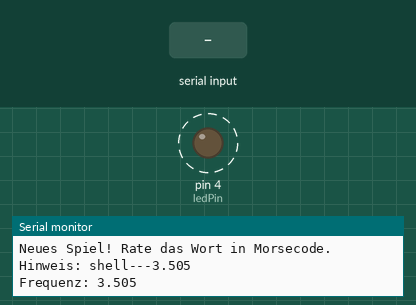
This sketch was run on a simulated Arduino Uno, built with avr-gcc and run on an emulated ATmega328P. Shown: output pins drawn as LEDs (lit = HIGH), the last lines printed to the serial monitor. Dashed ring = blinking. The inputs (shaded band) are chosen by the test bench. Random numbers use the default seed unless the sketch sets one.

Above: at 0.61 s.
1.3 s: "e\n" received over Serial
At 1.81 s:
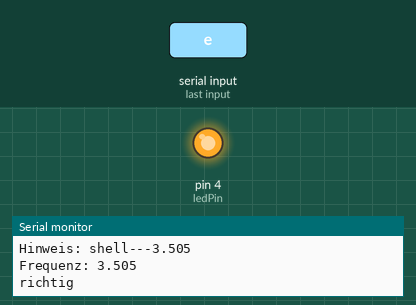
At 3.1 s:
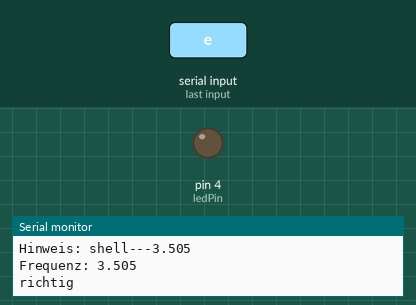
Timing chart, 0 to 9.1 s (numbered marks = the images above; inputs shaded):
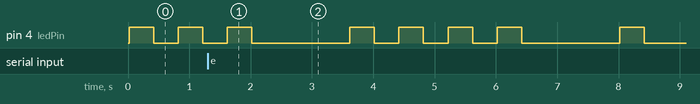

The sketch:

Morse_1146.ino
```cpp
// --- Morse Code Modul (Erraten per Eingabe) ---
// LED: LED-BUILTIN; noch anzupassen an externe LED, Eingabe über Serial

int ledPin = 4;
int dotTime = 400; // <-- ggf anpassen


int currentPos = 0;
int strikesMorse = 0;
int selected = 0;
bool aktualisierung = true;

// Werte sind fest
int dashTime = dotTime * 3;
int symbolPause = dotTime;
int letterPause = dotTime * 3;
int wordPause = dotTime * 7;

// moegliche Woerter, max Leange ist "strobe" mit 22 dot-Einheiten
const char* words[] = {
   "shell", "halls", "slick", "trick", "boxes",
  "leaks", "strobe", "bistro", "flick", "bombs", "break", "brick",
  "steak", "sting", "vector", "beats"
};
int wordCount = sizeof(words) / sizeof(words[0]);

const char* letters = "abcdefghijklmnopqrstuvwxyz";
const char* morse[] = {
  ".-", "-...", "-.-.", "-..", ".", "..-.", "--.", "....", "..",
  ".---", "-.-", ".-..", "--", "-.", "---", ".--.", "--.-", ".-.",
  "...", "-", "..-", "...-", ".--", "-..-", "-.--", "--.."
};

const char* freq[] = {"3.505", "3.515", "3.522", "3.532", "3.535", "3.542",
"3.545", "3.552", "3.555", "3.565", "3.572", "3.575", "3.582", "3.592", "3.595", "3.600"};

String currentWord = "";
bool isBlinking = false;

void setup() {
  pinMode(ledPin, OUTPUT);
  Serial.begin(9600);
  randomSeed(analogRead(A0));
  currentPos = random(wordCount);
  currentWord = words[currentPos];
  Serial.print("Neues Spiel! Rate das Wort in Morsecode.\nHinweis: ");
  Serial.println(currentWord + "---" + freq[currentPos]);  // <-- Für Debug, später ausblenden
  isBlinking = true;
}

void loop() {


  // Eingabe prüfen
  /*
  if (Serial.available()) {
    String guess = Serial.readStringUntil('\n');
    guess.trim();
    guess.toLowerCase();

    //Aktuelle Ausgabe bei RICHTIEGER Eingabe, ggf durch Uebermittlung ersetzten
    if (guess == freq [currentPos]) {
      Serial.println("✅ Richtig ");
      isBlinking = false;
      for (int fb=0; fb<10; fb++){
        digitalWrite(LED_BUILTIN, HIGH);
        delay(100);
        digitalWrite(LED_BUILTIN, LOW);
        delay(100);
        }
    }


    // Aktuelle Ausgabe bei FALSCHER Eingabe, ggf durch Uebermittlung ersetzten
    else {
      Serial.println("❌ Falsch! Versuche es erneut.");
      strikesMorse++;
      delay(letterPause);
    }

  }
  */
  // Morsecode regelmäßig blinken
  if (isBlinking) {
    blinkMorseWord(currentWord.c_str());
  }
}

void blinkMorseWord(const char* word) {
  for (int i = 0; word[i] != '\0'; i++) {
    char c = toLowerCase(word[i]);
    int index = findLetterIndex(c);
    if (index != -1) {
      blinkMorseLetter(morse[index]);
      delay(letterPause);
    }
  }
  delay(wordPause);
}

void blinkMorseLetter(const char* code) {
  for (int i = 0; code[i] != '\0'; i++) {
    // if(Serial.available()){break;} //Abbruch des Blinkmusters bei Eingabe
    testInput();
    if (code[i] == '.') {
      blinkDot();
    } else if (code[i] == '-') {
      blinkDash();
    }
    delay(symbolPause);
  }
}

void blinkDot() {
  digitalWrite(ledPin, HIGH);
  delay(dotTime);
  digitalWrite(ledPin, LOW);
}

void blinkDash() {
  digitalWrite(ledPin, HIGH);
  delay(dashTime);
  digitalWrite(ledPin, LOW);
}

int findLetterIndex(char c) {
  for (int i = 0; i < 26; i++) {
    if (letters[i] == c) return i;
  }
  return -1;
}

void testInput () {

  if (aktualisierung){
    String output = String("Frequenz: ") + String(freq[selected]);
    Serial.println(output);
    aktualisierung = false;
  }


  if (Serial.available()){
    String input = Serial.readStringUntil('\n');
    input.trim();
    input.toLowerCase();

    if (input == "u" && selected < 15){
      selected++;
      aktualisierung = true;
    } else if ( input == "d" && selected > 0){
      selected--;
      aktualisierung = true;
    } else if (input == "e"){
      if (selected==currentPos){
        Serial.println("richtig");
        isBlinking = false;
        return;
      } else {
        Serial.println("falsch");
      }
    }
  }

}
```
